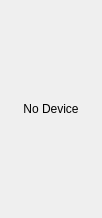
<?xml version="1.0" encoding="UTF-8"?>
<ui version="4.0">
 <class>Form</class>
 <widget class="QWidget" name="Form">
  <property name="geometry">
   <rect>
    <x>0</x>
    <y>0</y>
    <width>102</width>
    <height>218</height>
   </rect>
  </property>
  <property name="windowTitle">
   <string>Form</string>
  </property>
  <layout class="QGridLayout" name="gridLayout_2">
   <item row="0" column="0">
    <layout class="QGridLayout" name="gridLayout">
     <item row="0" column="0">
      <widget class="QLabel" name="label">
       <property name="autoFillBackground">
        <bool>true</bool>
       </property>
       <property name="text">
        <string>No Device</string>
       </property>
       <property name="alignment">
        <set>Qt::AlignCenter</set>
       </property>
      </widget>
     </item>
    </layout>
   </item>
  </layout>
 </widget>
 <resources/>
 <connections/>
</ui>
